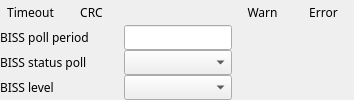
       <widget class="QEFrame" name="qeframe_4">
        <layout class="QGridLayout" name="gridLayout_5">
         <property name="margin">
          <number>0</number>
         </property>
         <property name="spacing">
          <number>0</number>
         </property>
         <item row="0" column="0">
          <layout class="QGridLayout" name="gridLayout_3">
           <property name="spacing">
            <number>0</number>
           </property>
           <item row="0" column="0">
            <layout class="QHBoxLayout" name="horizontalLayout_3">
             <item>
              <widget class="QLabel" name="label_28">
               <property name="sizePolicy">
                <sizepolicy hsizetype="Fixed" vsizetype="Expanding">
                 <horstretch>0</horstretch>
                 <verstretch>0</verstretch>
                </sizepolicy>
               </property>
               <property name="minimumSize">
                <size>
                 <width>61</width>
                 <height>0</height>
                </size>
               </property>
               <property name="sizeIncrement">
                <size>
                 <width>1</width>
                 <height>1</height>
                </size>
               </property>
               <property name="font">
                <font>
                 <family>Abyssinica SIL</family>
                 <pointsize>9</pointsize>
                </font>
               </property>
               <property name="text">
                <string>Timeout</string>
               </property>
               <property name="alignment">
                <set>Qt::AlignCenter</set>
               </property>
              </widget>
             </item>
             <item>
              <widget class="QLabel" name="label_29">
               <property name="sizePolicy">
                <sizepolicy hsizetype="Fixed" vsizetype="Expanding">
                 <horstretch>0</horstretch>
                 <verstretch>0</verstretch>
                </sizepolicy>
               </property>
               <property name="minimumSize">
                <size>
                 <width>61</width>
                 <height>0</height>
                </size>
               </property>
               <property name="sizeIncrement">
                <size>
                 <width>1</width>
                 <height>1</height>
                </size>
               </property>
               <property name="font">
                <font>
                 <family>Abyssinica SIL</family>
                 <pointsize>9</pointsize>
                </font>
               </property>
               <property name="text">
                <string>CRC</string>
               </property>
               <property name="textFormat">
                <enum>Qt::AutoText</enum>
               </property>
               <property name="alignment">
                <set>Qt::AlignCenter</set>
               </property>
              </widget>
             </item>
            </layout>
           </item>
           <item row="1" column="0">
            <layout class="QHBoxLayout" name="horizontalLayout_4">
             <item>
              <widget class="QEBitStatus" name="qebitstatus_11">
               <property name="sizePolicy">
                <sizepolicy hsizetype="Fixed" vsizetype="Preferred">
                 <horstretch>0</horstretch>
                 <verstretch>0</verstretch>
                </sizepolicy>
               </property>
               <property name="maximumSize">
                <size>
                 <width>20</width>
                 <height>16777215</height>
                </size>
               </property>
               <property name="toolTip">
                <string>BISS timeout</string>
               </property>
               <property name="numberOfBits">
                <number>1</number>
               </property>
               <property name="shift">
                <number>0</number>
               </property>
               <property name="onColour">
                <color>
                 <red>0</red>
                 <green>136</green>
                 <blue>0</blue>
                </color>
               </property>
               <property name="offColour">
                <color>
                 <red>159</red>
                 <green>0</green>
                 <blue>0</blue>
                </color>
               </property>
               <property name="variable" stdset="0">
                <string>$(DMC)$(M)_BISSSTAT_TIMEOUT</string>
               </property>
               <property name="variableAsToolTip">
                <bool>false</bool>
               </property>
               <property name="visible" stdset="0">
                <bool>true</bool>
               </property>
              </widget>
             </item>
             <item>
              <widget class="QEBitStatus" name="qebitstatus_12">
               <property name="sizePolicy">
                <sizepolicy hsizetype="Fixed" vsizetype="Preferred">
                 <horstretch>0</horstretch>
                 <verstretch>0</verstretch>
                </sizepolicy>
               </property>
               <property name="maximumSize">
                <size>
                 <width>20</width>
                 <height>16777215</height>
                </size>
               </property>
               <property name="toolTip">
                <string>BISS CRC</string>
               </property>
               <property name="numberOfBits">
                <number>1</number>
               </property>
               <property name="shift">
                <number>0</number>
               </property>
               <property name="onColour">
                <color>
                 <red>0</red>
                 <green>136</green>
                 <blue>0</blue>
                </color>
               </property>
               <property name="offColour">
                <color>
                 <red>159</red>
                 <green>0</green>
                 <blue>0</blue>
                </color>
               </property>
               <property name="variable" stdset="0">
                <string>$(DMC)$(M)_BISSSTAT_CRC</string>
               </property>
               <property name="variableAsToolTip">
                <bool>false</bool>
               </property>
               <property name="visible" stdset="0">
                <bool>true</bool>
               </property>
              </widget>
             </item>
            </layout>
           </item>
           <item row="1" column="2">
            <layout class="QHBoxLayout" name="horizontalLayout_2">
             <item>
              <widget class="QEBitStatus" name="qebitstatus_9">
               <property name="sizePolicy">
                <sizepolicy hsizetype="Fixed" vsizetype="Preferred">
                 <horstretch>0</horstretch>
                 <verstretch>0</verstretch>
                </sizepolicy>
               </property>
               <property name="maximumSize">
                <size>
                 <width>20</width>
                 <height>16777215</height>
                </size>
               </property>
               <property name="toolTip">
                <string>BISS warn</string>
               </property>
               <property name="numberOfBits">
                <number>1</number>
               </property>
               <property name="shift">
                <number>0</number>
               </property>
               <property name="onColour">
                <color>
                 <red>0</red>
                 <green>136</green>
                 <blue>0</blue>
                </color>
               </property>
               <property name="offColour">
                <color>
                 <red>159</red>
                 <green>0</green>
                 <blue>0</blue>
                </color>
               </property>
               <property name="variable" stdset="0">
                <string>$(DMC)$(M)_BISSSTAT_WARN</string>
               </property>
               <property name="variableAsToolTip">
                <bool>false</bool>
               </property>
               <property name="visible" stdset="0">
                <bool>true</bool>
               </property>
              </widget>
             </item>
             <item>
              <widget class="QEBitStatus" name="qebitstatus_10">
               <property name="sizePolicy">
                <sizepolicy hsizetype="Fixed" vsizetype="Preferred">
                 <horstretch>0</horstretch>
                 <verstretch>0</verstretch>
                </sizepolicy>
               </property>
               <property name="maximumSize">
                <size>
                 <width>20</width>
                 <height>16777215</height>
                </size>
               </property>
               <property name="toolTip">
                <string>BISS error</string>
               </property>
               <property name="numberOfBits">
                <number>1</number>
               </property>
               <property name="shift">
                <number>0</number>
               </property>
               <property name="onColour">
                <color>
                 <red>0</red>
                 <green>136</green>
                 <blue>0</blue>
                </color>
               </property>
               <property name="offColour">
                <color>
                 <red>159</red>
                 <green>0</green>
                 <blue>0</blue>
                </color>
               </property>
               <property name="variable" stdset="0">
                <string>$(DMC)$(M)_BISSSTAT_ERROR</string>
               </property>
               <property name="variableAsToolTip">
                <bool>false</bool>
               </property>
               <property name="visible" stdset="0">
                <bool>true</bool>
               </property>
              </widget>
             </item>
            </layout>
           </item>
           <item row="2" column="0">
            <widget class="QLabel" name="label_23">
             <property name="sizePolicy">
              <sizepolicy hsizetype="Fixed" vsizetype="Preferred">
               <horstretch>0</horstretch>
               <verstretch>0</verstretch>
              </sizepolicy>
             </property>
             <property name="minimumSize">
              <size>
               <width>124</width>
               <height>0</height>
              </size>
             </property>
             <property name="font">
              <font>
               <family>Abyssinica SIL</family>
               <pointsize>9</pointsize>
              </font>
             </property>
             <property name="text">
              <string>BISS poll period</string>
             </property>
            </widget>
           </item>
           <item row="2" column="1">
            <widget class="QELineEdit" name="qelineedit_12">
             <property name="sizePolicy">
              <sizepolicy hsizetype="Expanding" vsizetype="Expanding">
               <horstretch>0</horstretch>
               <verstretch>0</verstretch>
              </sizepolicy>
             </property>
             <property name="minimumSize">
              <size>
               <width>85</width>
               <height>1</height>
              </size>
             </property>
             <property name="font">
              <font>
               <family>Abyssinica SIL</family>
               <pointsize>8</pointsize>
              </font>
             </property>
             <property name="variable" stdset="0">
              <string>$(DMC)$(M)_STATUS_POLL_DELAY_CMD</string>
             </property>
             <property name="addUnits">
              <bool>true</bool>
             </property>
            </widget>
           </item>
           <item row="2" column="2">
            <widget class="QELabel" name="rbv_12">
             <property name="sizePolicy">
              <sizepolicy hsizetype="Preferred" vsizetype="Expanding">
               <horstretch>0</horstretch>
               <verstretch>0</verstretch>
              </sizepolicy>
             </property>
             <property name="minimumSize">
              <size>
               <width>100</width>
               <height>0</height>
              </size>
             </property>
             <property name="maximumSize">
              <size>
               <width>16777215</width>
               <height>16777215</height>
              </size>
             </property>
             <property name="font">
              <font>
               <family>Abyssinica SIL</family>
               <pointsize>9</pointsize>
              </font>
             </property>
             <property name="focusPolicy">
              <enum>Qt::NoFocus</enum>
             </property>
             <property name="autoFillBackground">
              <bool>true</bool>
             </property>
             <property name="variable" stdset="0">
              <string>$(DMC)$(M)_STATUS_POLL_DELAY_MON</string>
             </property>
             <property name="variableAsToolTip">
              <bool>true</bool>
             </property>
             <property name="styleSheet">
              <string notr="true">QWidget { color: grey }</string>
             </property>
            </widget>
           </item>
           <item row="3" column="0">
            <widget class="QLabel" name="label_20">
             <property name="sizePolicy">
              <sizepolicy hsizetype="Fixed" vsizetype="Expanding">
               <horstretch>0</horstretch>
               <verstretch>0</verstretch>
              </sizepolicy>
             </property>
             <property name="minimumSize">
              <size>
               <width>61</width>
               <height>0</height>
              </size>
             </property>
             <property name="sizeIncrement">
              <size>
               <width>1</width>
               <height>1</height>
              </size>
             </property>
             <property name="font">
              <font>
               <family>Abyssinica SIL</family>
               <pointsize>9</pointsize>
              </font>
             </property>
             <property name="text">
              <string>BISS status poll</string>
             </property>
            </widget>
           </item>
           <item row="3" column="1">
            <widget class="QEComboBox" name="qecombobox_5">
             <property name="sizePolicy">
              <sizepolicy hsizetype="Expanding" vsizetype="Expanding">
               <horstretch>0</horstretch>
               <verstretch>0</verstretch>
              </sizepolicy>
             </property>
             <property name="minimumSize">
              <size>
               <width>100</width>
               <height>1</height>
              </size>
             </property>
             <property name="font">
              <font>
               <family>Abyssinica SIL</family>
               <pointsize>9</pointsize>
              </font>
             </property>
             <property name="variable" stdset="0">
              <string>$(DMC)$(M)_BISSSTAT_POLL_CMD</string>
             </property>
            </widget>
           </item>
           <item row="3" column="2">
            <widget class="QELabel" name="rbv_11">
             <property name="sizePolicy">
              <sizepolicy hsizetype="Preferred" vsizetype="Expanding">
               <horstretch>0</horstretch>
               <verstretch>0</verstretch>
              </sizepolicy>
             </property>
             <property name="minimumSize">
              <size>
               <width>100</width>
               <height>0</height>
              </size>
             </property>
             <property name="maximumSize">
              <size>
               <width>16777215</width>
               <height>16777215</height>
              </size>
             </property>
             <property name="font">
              <font>
               <family>Abyssinica SIL</family>
               <pointsize>9</pointsize>
              </font>
             </property>
             <property name="focusPolicy">
              <enum>Qt::NoFocus</enum>
             </property>
             <property name="autoFillBackground">
              <bool>true</bool>
             </property>
             <property name="variable" stdset="0">
              <string>$(DMC)$(M)_BISSSTAT_POLL</string>
             </property>
             <property name="variableAsToolTip">
              <bool>true</bool>
             </property>
             <property name="styleSheet">
              <string notr="true">QWidget { color: grey }</string>
             </property>
            </widget>
           </item>
           <item row="4" column="0">
            <widget class="QLabel" name="label_12">
             <property name="sizePolicy">
              <sizepolicy hsizetype="Fixed" vsizetype="Expanding">
               <horstretch>0</horstretch>
               <verstretch>0</verstretch>
              </sizepolicy>
             </property>
             <property name="minimumSize">
              <size>
               <width>61</width>
               <height>0</height>
              </size>
             </property>
             <property name="sizeIncrement">
              <size>
               <width>1</width>
               <height>1</height>
              </size>
             </property>
             <property name="font">
              <font>
               <family>Abyssinica SIL</family>
               <pointsize>9</pointsize>
              </font>
             </property>
             <property name="text">
              <string>BISS level</string>
             </property>
            </widget>
           </item>
           <item row="4" column="1">
            <widget class="QEComboBox" name="qecombobox_4">
             <property name="sizePolicy">
              <sizepolicy hsizetype="Expanding" vsizetype="Expanding">
               <horstretch>0</horstretch>
               <verstretch>0</verstretch>
              </sizepolicy>
             </property>
             <property name="minimumSize">
              <size>
               <width>100</width>
               <height>1</height>
              </size>
             </property>
             <property name="font">
              <font>
               <family>Abyssinica SIL</family>
               <pointsize>9</pointsize>
              </font>
             </property>
             <property name="variable" stdset="0">
              <string>$(DMC)$(M)_BISSLEVEL_CMD</string>
             </property>
            </widget>
           </item>
           <item row="4" column="2">
            <widget class="QELabel" name="rbv_10">
             <property name="sizePolicy">
              <sizepolicy hsizetype="Preferred" vsizetype="Expanding">
               <horstretch>0</horstretch>
               <verstretch>0</verstretch>
              </sizepolicy>
             </property>
             <property name="minimumSize">
              <size>
               <width>100</width>
               <height>0</height>
              </size>
             </property>
             <property name="maximumSize">
              <size>
               <width>16777215</width>
               <height>16777215</height>
              </size>
             </property>
             <property name="font">
              <font>
               <family>Abyssinica SIL</family>
               <pointsize>9</pointsize>
              </font>
             </property>
             <property name="focusPolicy">
              <enum>Qt::NoFocus</enum>
             </property>
             <property name="autoFillBackground">
              <bool>true</bool>
             </property>
             <property name="variable" stdset="0">
              <string>$(DMC)$(M)_BISSLEVEL_STATUS</string>
             </property>
             <property name="variableAsToolTip">
              <bool>true</bool>
             </property>
             <property name="styleSheet">
              <string notr="true">QWidget { color: grey }</string>
             </property>
            </widget>
           </item>
           <item row="0" column="2">
            <layout class="QHBoxLayout" name="horizontalLayout_5">
             <item>
              <widget class="QLabel" name="label_25">
               <property name="sizePolicy">
                <sizepolicy hsizetype="Fixed" vsizetype="Expanding">
                 <horstretch>0</horstretch>
                 <verstretch>0</verstretch>
                </sizepolicy>
               </property>
               <property name="minimumSize">
                <size>
                 <width>61</width>
                 <height>0</height>
                </size>
               </property>
               <property name="sizeIncrement">
                <size>
                 <width>1</width>
                 <height>1</height>
                </size>
               </property>
               <property name="font">
                <font>
                 <family>Abyssinica SIL</family>
                 <pointsize>9</pointsize>
                </font>
               </property>
               <property name="text">
                <string>Warn</string>
               </property>
               <property name="alignment">
                <set>Qt::AlignCenter</set>
               </property>
              </widget>
             </item>
             <item>
              <widget class="QLabel" name="label_26">
               <property name="sizePolicy">
                <sizepolicy hsizetype="Fixed" vsizetype="Expanding">
                 <horstretch>0</horstretch>
                 <verstretch>0</verstretch>
                </sizepolicy>
               </property>
               <property name="minimumSize">
                <size>
                 <width>61</width>
                 <height>0</height>
                </size>
               </property>
               <property name="sizeIncrement">
                <size>
                 <width>1</width>
                 <height>1</height>
                </size>
               </property>
               <property name="font">
                <font>
                 <family>Abyssinica SIL</family>
                 <pointsize>9</pointsize>
                </font>
               </property>
               <property name="text">
                <string>Error</string>
               </property>
               <property name="textFormat">
                <enum>Qt::AutoText</enum>
               </property>
               <property name="alignment">
                <set>Qt::AlignCenter</set>
               </property>
              </widget>
             </item>
            </layout>
           </item>
          </layout>
         </item>
        </layout>
       </widget>
